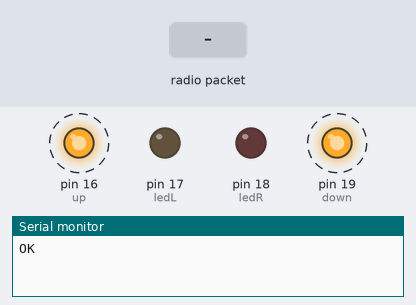
A sketch run on a simulated Arduino Uno, built with avr-gcc and run on an emulated ATmega328P. On the bench: output pins drawn as LEDs (lit = HIGH), the last lines printed to the serial monitor. Dashed ring = blinking. The inputs (shaded band) are chosen by the test bench. No radio packets arrive unless stated.

Above: at 1.29 s.
1.3 s: radio packet "Y" arrives
At 1.54 s:
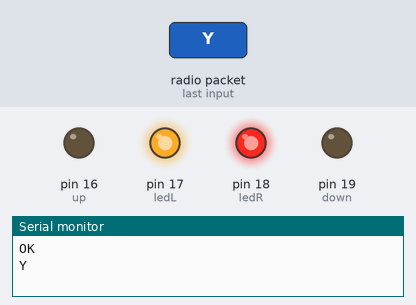
4.3 s: radio packet "L" arrives
At 4.5 s:
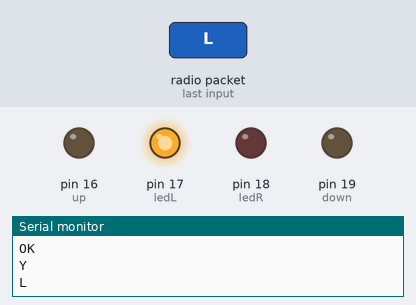
7.3 s: radio packet "R" arrives
At 7.47 s:
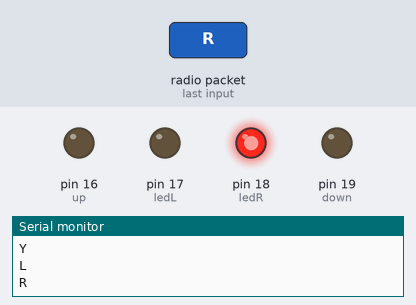
Timing chart, 0 to 16.3 s (numbered marks = the images above; inputs shaded):
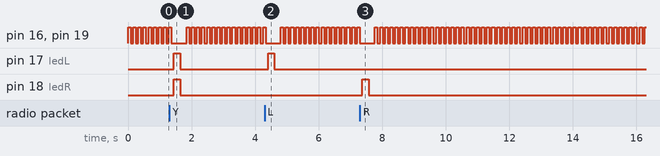

Measured:
- after the input at 1.3 s, pin 17 (ledL), pin 18 (ledR): LOW → HIGH after 0.15 s, → LOW 0.20 s later
- after the input at 4.3 s, pin 17 (ledL): LOW → HIGH after 0.11 s, → LOW 0.20 s later
- after the input at 7.3 s, pin 18 (ledR): LOW → HIGH after 0.07 s, → LOW 0.20 s later
- by itself, pin 16 (up), pin 19 (down): alternates HIGH for 0.08 s and LOW for 0.08 s

The sketch:

LRN.ino
```cpp
#include <SPI.h>
#include "RF24.h"
//A0~A5-->14~19
const int ledL  =17 ; // LED引腳號
const int ledR  =18 ; // LED引腳號
const int up = 16; // LED引腳號
const int down = 19; // LED引腳號

RF24 rf24(7,8); // CE腳, CSN腳

const byte addr[] = "1Node";
const byte pipe = 1;  // 指定通道編號

void setup() {
  Serial.begin(9600);
  pinMode(ledL,OUTPUT);//將LED引腳初始化為輸出：
  pinMode(up,OUTPUT);
  pinMode(ledR,OUTPUT);
  pinMode(down,OUTPUT);
  //nRF24
  rf24.begin();
  rf24.setChannel(83);  // 設定頻道編號
  rf24.setPALevel(RF24_PA_MAX);
  rf24.setDataRate(RF24_1MBPS);
  rf24.openReadingPipe(pipe, addr);  // 開啟通道和位址
  rf24.startListening();  // 開始監聽無線廣播
  Serial.println("OK");
}
void loop() {

    if (rf24.available()>0){
    char msg[128] = "";
    rf24.read(&msg, sizeof(msg));
    Serial.println(msg[0]); // 顯示訊息內容
    switch(msg[0]){
      case 'Y':
        digitalWrite(ledL,HIGH);
        digitalWrite(ledR,HIGH);
        delay(200);
        digitalWrite(ledL,LOW);
        digitalWrite(ledR,LOW);
        delay(200);
      break;
      case 'L':
        digitalWrite(ledL,HIGH);
        delay(200);
        digitalWrite(ledL,LOW);
        delay(200);
      break;
      case 'R':
        digitalWrite(ledR,HIGH);
        delay(200);
        digitalWrite(ledR,LOW);
        delay(200);
      break;
      case 'N':
        digitalWrite(ledL,LOW);
        digitalWrite(ledR,LOW);
      break;

      }
    }
  digitalWrite(up,HIGH);
  digitalWrite(down,HIGH);
  delay(80);
  digitalWrite(up,LOW);
  digitalWrite(down,LOW);
  delay(80);
}
```
